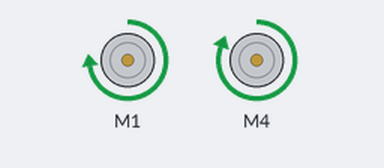
This sketch was run on a simulated Arduino Uno, built with avr-gcc and run on an emulated ATmega328P. Parts: 2 × DC motor (green arrow = forward, orange = backward, longer = faster).

Above: at 0.1 s.
Timing chart, 0 to 1.6 s (numbered marks = the images above):
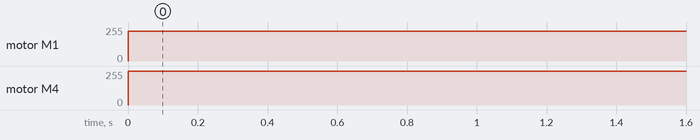

Measured:
- by itself, motor M1: stopped → forward 225/255 at 0.00 s
- by itself, motor M4: stopped → forward 255/255 at 0.00 s

The sketch:

3_Front_Back.ino
```cpp
#include <SoftwareSerial.h>
#include <AFMotor.h>

AF_DCMotor motor_L(1);
AF_DCMotor motor_R(4);

void setup() {
  Serial.begin(9600);
  motor_L.setSpeed(175); // 전압으로 속도 조절(0-255)(pwm)
  motor_L.run(RELEASE);
  motor_R.setSpeed(200); // 속도차이 -> 조향
  motor_R.run(RELEASE);
}

// 빠르게 주행하면서도, 정확하게 운행해야.
// 직진 코스 : 속도 높임
// 코너 코스 : 속도 줄임
// 후진할 때는 정확히 동작하지 않는다.

//1. 직진
// 최저 속도 : L(106), R(119) / 오른쪽 모터 성능 안 좋음
// but, 차이는 30 (오른쪽을 255 기준으로 왼쪽을 줄임)
// => 직진 : L(225), R(255)

//2.
// 좌회전 속도 : L(80), R(255) / 차이 : 175
// 우회전 속도 : L(230), R(110) / 차이 : 120

// 회전
/*
void loop() {

 // 좌회전
 motor_L.run(FORWARD);
 motor_R.run(FORWARD);
 delay(2000);

 motor_L.run(RELEASE);
 motor_R.run(RELEASE);
 delay(1000);

 // 후진
 motor_L.run(BACKWARD);
 motor_R.run(BACKWARD);
 delay(2000);

 motor_L.run(RELEASE);
 motor_R.run(RELEASE);
 delay(1000);
}
*/
/*
void loop(){
  for(int i = 0; i < 256; i++){
    motor_L.setSpeed(i);
    motor_R.setSpeed(i);
    motor_L.run(FORWARD);
    motor_R.run(FORWARD);
    Serial.println(i);

    delay(500);
  }
}
*/

// 40 < 사이에 직진 찾기< 50
void loop(){
  motor_L.setSpeed(225);
  motor_R.setSpeed(255); // 성능이 안좋음
  motor_L.run(FORWARD);
  motor_R.run(FORWARD);
}
```
